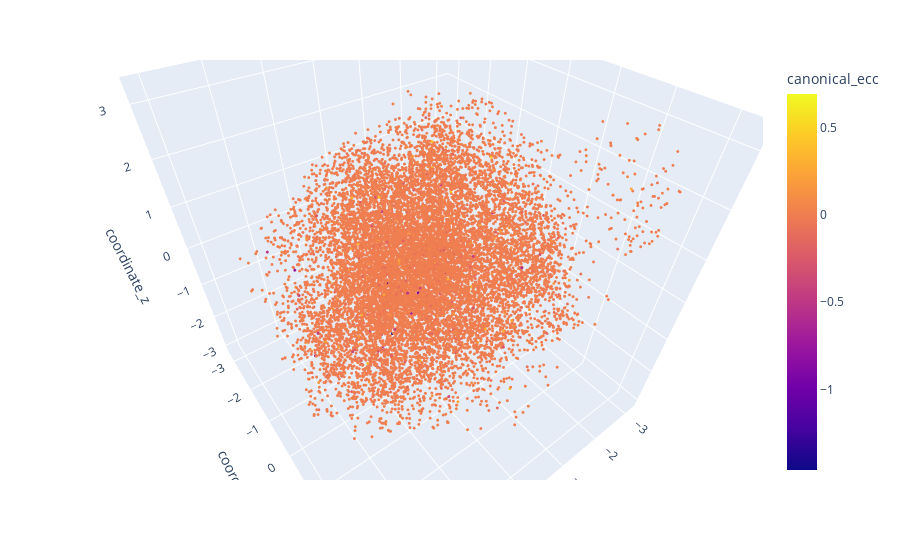

Notebook cell for this chart:
### Code cell
fig = px.scatter_3d(full_df, 'coordinate_x','coordinate_y','coordinate_z', color='canonical_ecc')
fig.update_traces(marker=dict(size=1))

### Figure 1 — Plotly figure (JSON) as saved in the notebook; plotly's stock layout.template omitted (floating-point values rounded to 4 significant figures; data arrays with more than 128 entries replaced by an {"elided": "..."} marker saying what was removed)
{"data": [{"hovertemplate": "coordinate_x=%{x}<br>coordinate_y=%{y}<br>coordinate_z=%{z}<br>canonical_ecc=%{marker.color}<extra></extra>", "legendgroup": "", "marker": {"color": {"elided": "15770 float values"}, "coloraxis": "coloraxis", "size": 1, "symbol": "circle"}, "mode": "markers", "name": "", "scene": "scene", "showlegend": false, "type": "scatter3d", "x": {"elided": "15770 float values"}, "y": {"elided": "15770 float values"}, "z": {"elided": "15770 float values"}}], "layout": {"autosize": true, "coloraxis": {"colorbar": {"title": {"text": "canonical_ecc"}}, "colorscale": [[0, "#0d0887"], [0.1111, "#46039f"], [0.2222, "#7201a8"], [0.3333, "#9c179e"], [0.4444, "#bd3786"], [0.5556, "#d8576b"], [0.6667, "#ed7953"], [0.7778, "#fb9f3a"], [0.8889, "#fdca26"], [1, "#f0f921"]]}, "legend": {"tracegroupgap": 0}, "margin": {"t": 60}, "scene": {"aspectmode": "auto", "aspectratio": {"x": 0.9867, "y": 1.019, "z": 0.995}, "camera": {"center": {"x": 0, "y": 0, "z": 0}, "eye": {"x": 0.6326, "y": 0.8482, "z": 0.9481}, "projection": {"type": "perspective"}, "up": {"x": 0, "y": 0, "z": 1}}, "domain": {"x": [0, 1], "y": [0, 1]}, "xaxis": {"title": {"text": "coordinate_x"}, "type": "linear"}, "yaxis": {"title": {"text": "coordinate_y"}, "type": "linear"}, "zaxis": {"title": {"text": "coordinate_z"}, "type": "linear"}}}}
